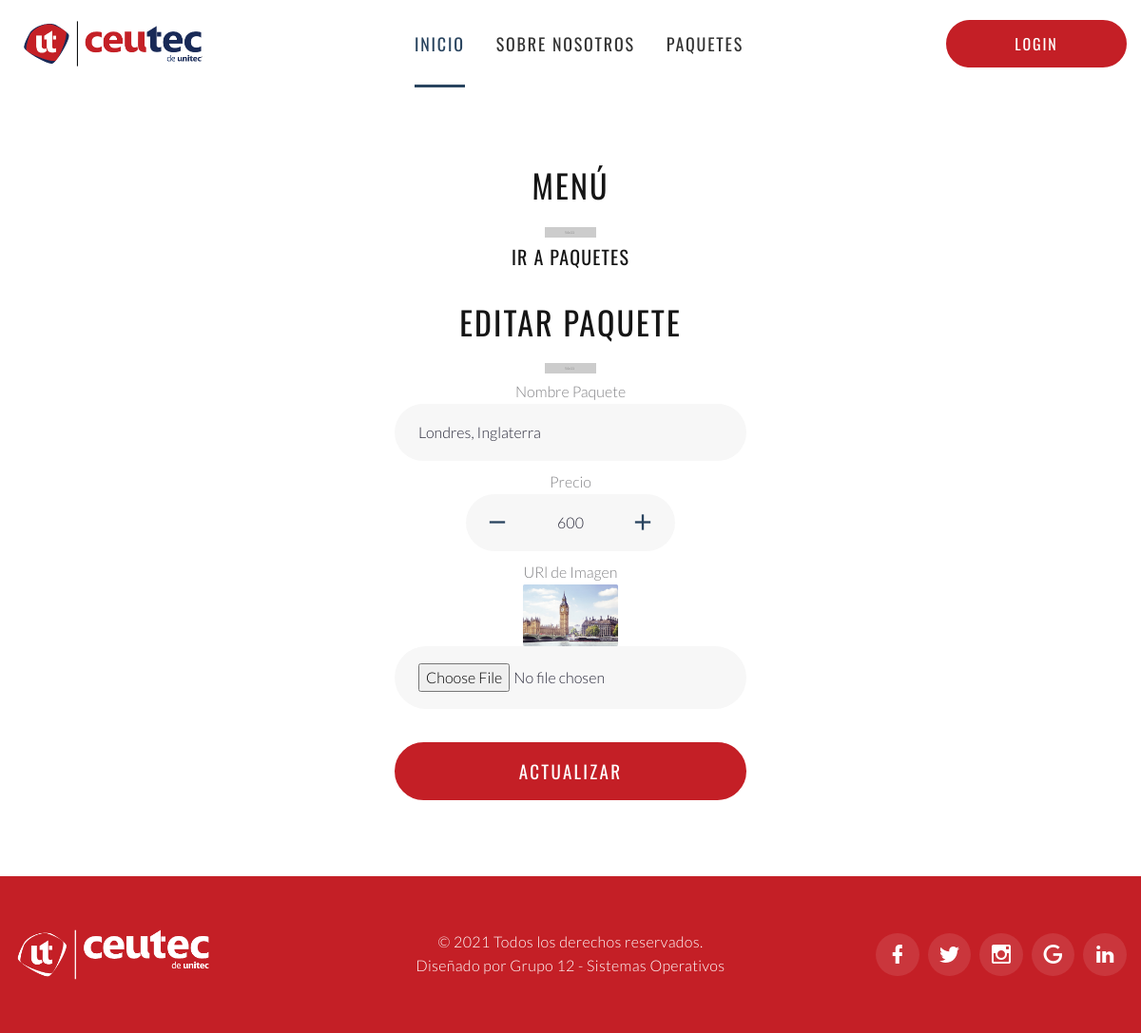
The app's page /editar-paquete.php?id=9&editar=true with its own data.
### tables this page shows
CREATE TABLE `paquetes` (
  `id` int(2) NOT NULL,
  `nombre_paquete` varchar(250) NOT NULL,
  `precio` smallint(6) NOT NULL DEFAULT 0,
  `url_img` varchar(100) NOT NULL
);

### editar-paquete.php (the view, shortened to what this page needs)
<?php
include 'includes/template/header.php';
include 'includes/conexion.php';
$id_paquetes = $_GET['id'];
?>
<section class="section section-lg text-center novi-background bg-cover" style="padding-bottom:0">
	<div class="container container-wide">
		<h3>Menú</h3>
		<div class="divider divider-decorate"></div>
		<br>
		<div class="opciones">
			<a href="paquetes.php">
				<h3 style="font-size:20px"><span class="iconify" data-icon="akar-icons:arrow-right"></span>Ir a Paquetes</h3>
			</a>
		</div>
	</div>
</section>
<section class="section section-lg text-center novi-background bg-cover" style="padding-top:0">
	<div class="container container-wide">
		<h3>Editar Paquete</h3>
		<div class="divider divider-decorate"></div>
		<div class="d-flex justify-content-center">
			<div style="width: 400px;">
				<?php
				$consulta = $grupo12->query("SELECT * FROM paquetes where id = $id_paquetes");
				if ($consulta->num_rows > 0) {
					$fila = $consulta->fetch_assoc();
					$nombre = $fila['nombre_paquete'];
					$precio = $fila['precio'];
					$id = $fila['id'];
					$imagen = $fila['url_img'];
				}
				?>
				<form action="includes/actualizar.php?id=<?php echo $id; ?>" method="post" enctype="multipart/form-data">
					<div class="col-sm-12" style="margin-bottom:10px">
						<div class="form-wrap form-wrap-validation">
							<label for="form-1-name">Nombre Paquete</label>
							<input class="form-input form-control-has-validation form-control-last-child" type="text" name="nombre" id="nombre" placeholder="Nombre paquete" value="<?php echo $nombre; ?>">
						</div>
					</div>
					<div class="col-sm-12" style="margin-bottom:10px">
						<div class="form-wrap form-wrap-validation">
							<label for="form-1-name">Precio</label><br>
							<input class="form-input form-control-has-validation form-control-last-child" type="number" name="precio" id="precio" placeholder="$00.00" value="<?php echo $precio; ?>">
						</div>
					</div>
					<div class="col-sm-12" style="margin-bottom:10px">
						<div class="form-wrap form-wrap-validation">
							<label for="Imagen">URl de Imagen</label><br>
							<img src='<?php echo $imagen; ?>' alt='' width='100px'>
							<input class="form-input form-control-has-validation form-control-last-child" name="imagen" id="imagen" type="file" required/>
						</div>
					</div>
					<div class="col-sm-12">
						<div class="form-button">
							<input class="button button-block button-secondary" type="submit" value="Actualizar">
						</div>
					</div>
				</form>
			</div>
		</div>
	</div>
</section>
<?php
include 'includes/template/footer.php';
?>

### records on screen
paquetes: nombre "Londres, Inglaterra", precio "600", url_img (picture)
